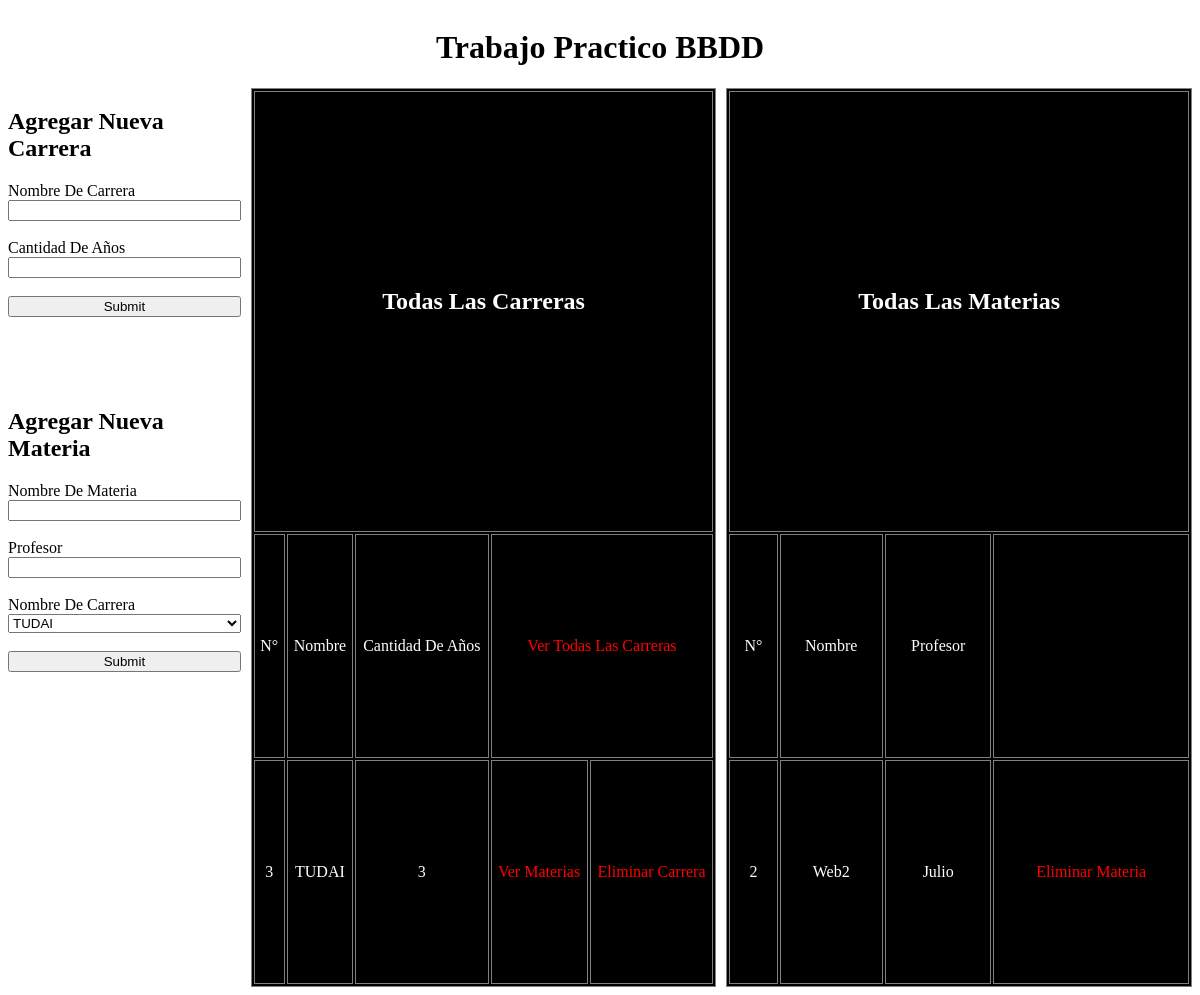
The app's page /carreras_menores with its own data.
### tables this page shows
CREATE TABLE `carrera` (
  `id_carrera` int(11) NOT NULL,
  `nombre` text NOT NULL,
  `cant_anios` int(11) NOT NULL
);

CREATE TABLE `materia` (
  `id_materia` int(11) NOT NULL,
  `nombre` text NOT NULL,
  `profesor` text NOT NULL,
  `id_carrera_fk` int(11) NOT NULL
);

### controller/universityController.php (called while the page is built, shortened)
<?php
include_once('model/university_model.php');
include_once('view/view.php');
class universityController
{
    private $model;
    private $view;
    public function __construct()
    {
        $this->model = new university_model();
        $this->view = new view();
    }
    function ver_carreras_menores($urlBase)
    {
        $carreras = $this->model->get_careers_minors();
        $this->view->terciaryView($urlBase, $carreras);
    }
}

### model/university_model.php (called while the page is built, shortened)
<?php
class university_model
{
    private $db;
    public function __construct()
    {
        try {
            $this->db = new PDO('mysql:host=localhost;' . 'dbname=universidad_database;charset=utf8', 'root', '');
            $this->db->setAttribute(PDO::ATTR_ERRMODE, PDO::ERRMODE_EXCEPTION);
        } catch (PDOException $c) {
            echo ($c);
        }
    }
    public function getAllCarreras()
    {
        $query = $this->db->prepare('SELECT * FROM carrera');
        $query->execute();
        return $query->fetchAll(PDO::FETCH_OBJ);
    }
    function getAllMaterias()
    {
        $query = $this->db->prepare('SELECT * FROM materia');
        $query->execute();
        return $query->fetchAll(PDO::FETCH_OBJ);
    }
    function get_careers_minors()
    {
        $query = $this->db->prepare('SELECT * FROM carrera WHERE cant_anios < ?');
        $query->execute([4]);
        $carreras = $query->fetchAll(PDO::FETCH_OBJ);
        return $carreras;
    }
}

### view/view.php (the view, shortened to what this page needs)
<?php
include_once('model/university_model.php');
class view
{
    private $carreras;
    private $materias;
    function __construct()
    {
        $this->carreras = new university_model();
        $this->materias = new university_model();
    }
    public function terciaryView($urlBase, $careers)
    {
        $this->home($urlBase);
        $this->mostrar_carreras($careers);
        $matters = $this->materias->getAllMaterias();
        $this->mostrar_materias($matters);
        $this->close_home();
    }
    public function home($urlBase)
    {
        $html = '<html lang="en">
    <head>
        <base href="' . $urlBase . '">
        <title>Universidad del alto Perú</title>
        <meta charset="UTF-8">
        <meta name="viewport" content="width=device-width, initial-scale=1.0">
        <meta http-equiv="X-UA-Compatible" content="ie=edge">
        <link rel="stylesheet" href="css/estilo.css">
    </head>
    <body>
    <div class="conteiner">
        <h1>Trabajo Practico BBDD</h1>
        <form action="nueva_carrera" method="POST" class="carrera">
            <h2>agregar nueva carrera</h2>
            <label class="visible">      nombre de carrera </label>
            <input type="text" name="carrera_name" >
            <label>----</label>
            <label class="visible">       cantidad de años </label>
            <input type="number" name="años" >
            <label>----</label>
            <input type="submit">
        </form>
        <form action="nueva_materia" method="POST" class="materia">
            <h2>Agregar nueva materia</h2>
            <label class="visible">     Nombre de materia </label>
            <input type="text" name="materia_name" >
            <label>----</label>
            <label class="visible">              Profesor </label>
            <input type="text" name="profesor_name" >
            <label>----</label>
            <label class="visible">     Nombre de carrera </label>
            <select name="carrera">';
        $careers = $this->carreras->getAllCarreras();
        foreach ($careers as $career) {
            $html .= '<option value="' . $career->id_carrera . '">' .  $career->nombre  . ' </option>';
        }
        $html .= ' </select>
            <label>----</label>
            <input type="submit">
            </form>';
        echo $html;
    }
    public function mostrar_carreras($careers)
    {
        $cont = 0;
        $html = '<table class="tabla1">
            <tr>
                <td colspan="5">
                <h2>todas las carreras</h2>
                </td>
            </tr>
            <tr>
            <td>N°</td>
                <td>Nombre</td>
                <td>Cantidad de años</td>';
        if ($cont != 0) {
            $html .= '<td colspan="2"><a href="carreras_menores">ver carreras menores de 3 años</a></td>
                </tr>';
        } else {
            $html .= '<td colspan="2"><a href="home">ver todas las carreras</a></td>
                </tr>';
        }
        foreach ($careers as $carrera) {
            $html .= "<tr>";
            $html .= "<td> " .  $carrera->id_carrera . "</td>";
            $html .= "<td> " .  $carrera->nombre  . "</td>";
            $html .= "<td> " .  $carrera->cant_anios  . "</td>";
            $html .= '<td><a href="ver_materias_por_carrera/' . $carrera->id_carrera . '">ver materias</a></td>';
            $html .= '<td><a href="eliminar_carrera/' . $carrera->id_carrera . '">eliminar carrera</a></td>';
            $html .= "</tr>";
        }
        $html .= '</table>';
        echo $html;
    }
    public function mostrar_materias($matters)
    {
        $html = '<table class="tabla2">
                <tr>
                    <td colspan="5">
                        <h2>todas las materias</h2>
                        </td>
                        </tr>
                        <tr>
                    <td>N°</td>
                    <td>Nombre</td>
                    <td>profesor</td>
                    <td colspan="1"></td>
                </tr>';
        foreach ($matters as $materia) {
            $html .= "<tr>";
            $html .= "<td> " .  $materia->id_materia . "</td>";
            $html .= "<td> " .  $materia->nombre  . "</td>";
            $html .= "<td> " .  $materia->profesor  . "</td>";
            $html .= '<td><a href="eliminar_materia/' . $materia->id_carrera_fk . '">eliminar materia</a></td>';
            $html .= "</tr>";
        }
        $html .= '</table>';
        echo $html;
    }
    public function close_home()
    {
        $html = '</div>
                </body>
                </html>';
        echo $html;
    }
}

### css/estilo.css (style rules this page uses)
* { text-transform: capitalize; }
.conteiner { display: grid; justify-items: center; grid-template-columns: 0.5fr 1fr 1fr; grid-column-gap: 10px; grid-template-rows: 0.5fr 2fr 2fr 2fr; grid-template-areas: "head head head" "form1 table1 table2" "form2 table1 table2" "gap table1 table2"; }
h1 { text-align: center; grid-area: "head"; grid-column: 1/4; }
a { text-decoration: none; color: red; }
form { display: flex; flex-direction: column; }
.carrera { grid-area: form1; }
.materia { grid-area: form2; }
table { width: 100%; text-align: center; background-color: black; color: white; border: 1px solid gray; }
.tabla1 { grid-area: table1; grid-row: 2/5; }
.tabla2 { grid-area: table2; grid-row: 2/5; }
tr { padding-top: 10px; padding-bottom: 10px; }
td { padding: 5px; border: 1px solid grey; color: white; }
label { visibility: hidden; }
.visible { visibility: visible; }

### records on screen
carrera: id_carrera "3", nombre "TUDAI", cant_anios "3"
materia: id_materia "2", nombre "Web2", profesor "Julio"

### other values on screen
form field carrera "TUDAI"
